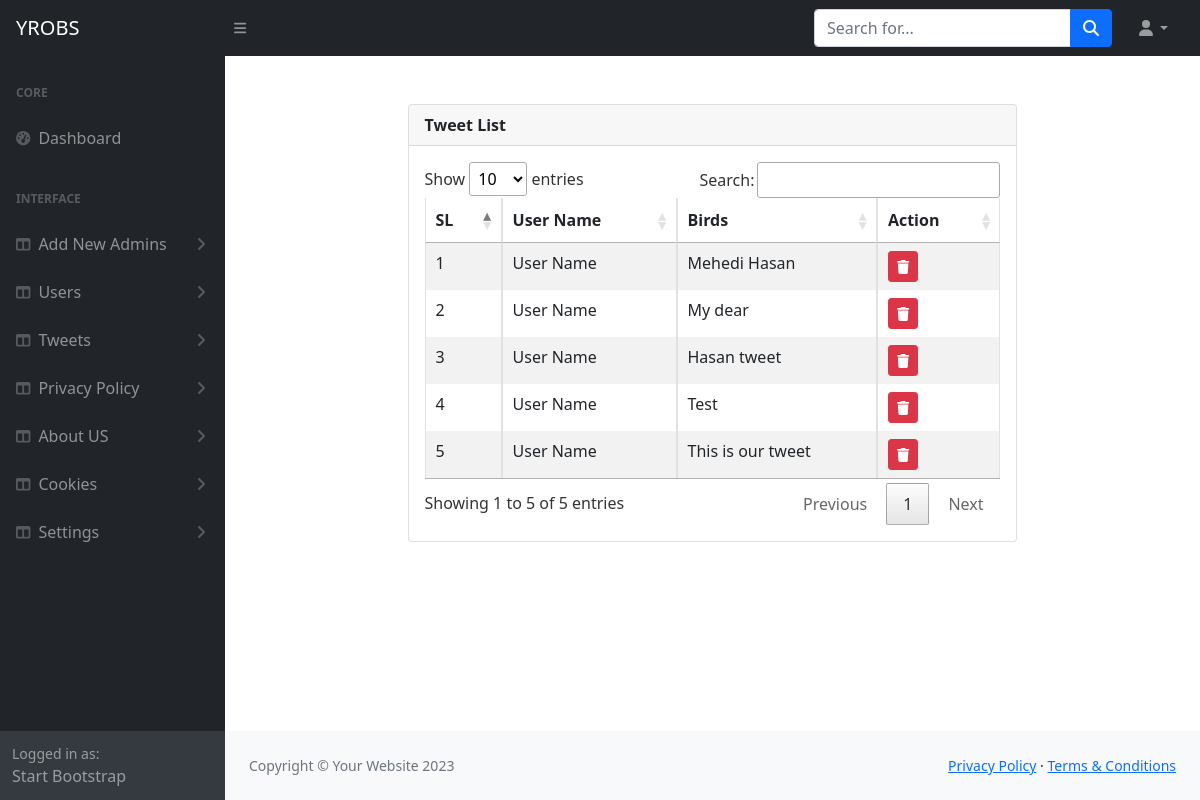
The page /admin/tweetindex.php (signed in) on the database its author committed.
### tables this page shows
CREATE TABLE `tweets` (
  `post_id` int(11) NOT NULL,
  `status` varchar(140) DEFAULT NULL,
  `img` text DEFAULT NULL
);

### core/classes/connection.php (called while the page is built, shortened)
<?php
class Connect {
    protected static $servername = "localhost";
    protected static $db_name="twitter";
    protected static $username = "root";
    protected static $password = "";
    public static function connect() {
      $servername =self::$servername;
      $db_name = self::$db_name;
      try {
        $conn = new PDO("mysql:host=$servername;dbname=$db_name", self::$username, self::$password);
        $conn->setAttribute(PDO::ATTR_ERRMODE, PDO::ERRMODE_EXCEPTION);
        } catch(PDOException $e) {
          echo "Connection failed: " . $e->getMessage();
        }
        return $conn;
    }
}

### core/classes/DashbordUser.php (called while the page is built, shortened)
<?php
include('connection.php');
class DashbordUser extends Connect
{
    public static function allUser($query)
    {
        $stmt = self::connect()->prepare($query);
        $stmt->execute();
        $stmt->setFetchMode(PDO::FETCH_OBJ);
        $results = $stmt->fetchAll();
        return $results;
    }
}

### admin/tweetindex.php (the view, shortened to what this page needs)
<!DOCTYPE html>
<html lang="en">
<head>
    <?php include('public/includes/head.php') ?>
</head>
<?php
include('../core/classes/DashbordUser.php');
$query = "SELECT * FROM `tweets`";
$function = new DashbordUser();
$results = $function->allUser($query);
?>
<body class="sb-nav-fixed">
    <nav class="sb-topnav navbar navbar-expand navbar-dark bg-dark">
        <?php include('public/includes/nav.php') ?>
    </nav>
    <div id="layoutSidenav">
        <div id="layoutSidenav_nav">
            <?php include('public/includes/sideNav.php') ?>
        </div>
        <div id="layoutSidenav_content">
            <main>
                <div class="container">
                    <div class="row justify-content-center my-5">
                        <div class="col-lg-8">
                            <div class="card">
                                <div class="card-header">
                                    <strong>Tweet List</strong>
                                </div>
                                <div class="card-body">
                                    <table class="table table-striped table-bordered table-hover" id="my_table">
                                        <thead>
                                            <tr>
                                                <th>SL</th>
                                                <th>User Name</th>
                                                <th>Birds</th>
                                                <th>Action</th>
                                            </tr>
                                        </thead>
                                        <tbody>
                                            <?php $sl = 1; ?>
                                            <?php foreach ($results as $result) { ?>
                                            <tr>
                                                <td><?php echo $sl++  ?> </td>
                                                <td>User Name</td>
                                                <td><?php echo ucfirst($result->status)  ?> </td>
                                                <td>
                                                    <form method="POST">
                                                        <button type="submit" name="delete_tweet"
                                                            onclick="return confirm('Are you sure?')"
                                                            class="btn btn-danger btn-sm">
                                                            <i class="fa-solid fa-trash"></i>
                                                        </button>
                                                    </form>
                                                </td>
                                            </tr>
                                            <?php } ?>
                                        </tbody>
                                    </table>
                                </div>
                            </div>
                        </div>
                    </div>
                </div>
            </main>
            <footer class="py-4 bg-light mt-auto">
                <?php include('public/includes/footer.php') ?>
            </footer>
        </div>
    </div>
</body>
</html>

### rows shown on the page
tweets: status "Mehedi Hasan"
tweets: status "My dear"
tweets: status "Hasan tweet"
tweets: status "Test"
tweets: status "This is our tweet"
